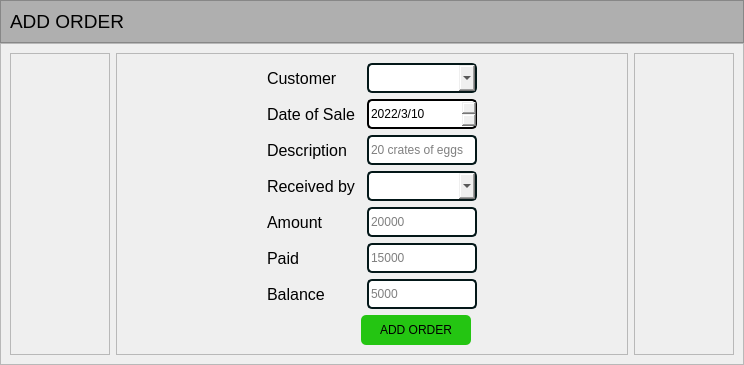
                  <widget class="QWidget" name="pageAddOrder">
                   <layout class="QVBoxLayout" name="verticalLayout_12">
                    <property name="spacing">
                     <number>0</number>
                    </property>
                    <property name="leftMargin">
                     <number>0</number>
                    </property>
                    <property name="topMargin">
                     <number>0</number>
                    </property>
                    <property name="rightMargin">
                     <number>0</number>
                    </property>
                    <property name="bottomMargin">
                     <number>0</number>
                    </property>
                    <item>
                     <widget class="QFrame" name="frame_39">
                      <property name="maximumSize">
                       <size>
                        <width>16777215</width>
                        <height>80</height>
                       </size>
                      </property>
                      <property name="styleSheet">
                       <string notr="true">background-color: rgb(175, 175, 175);</string>
                      </property>
                      <property name="frameShape">
                       <enum>QFrame::StyledPanel</enum>
                      </property>
                      <property name="frameShadow">
                       <enum>QFrame::Raised</enum>
                      </property>
                      <layout class="QVBoxLayout" name="verticalLayout_11">
                       <item>
                        <widget class="QLabel" name="label_31">
                         <property name="font">
                          <font>
                           <pointsize>14</pointsize>
                          </font>
                         </property>
                         <property name="text">
                          <string>ADD ORDER</string>
                         </property>
                        </widget>
                       </item>
                      </layout>
                     </widget>
                    </item>
                    <item>
                     <widget class="QFrame" name="frame_27">
                      <property name="frameShape">
                       <enum>QFrame::StyledPanel</enum>
                      </property>
                      <property name="frameShadow">
                       <enum>QFrame::Raised</enum>
                      </property>
                      <layout class="QHBoxLayout" name="horizontalLayout_10">
                       <item>
                        <widget class="QFrame" name="frame_36">
                         <property name="minimumSize">
                          <size>
                           <width>100</width>
                           <height>0</height>
                          </size>
                         </property>
                         <property name="maximumSize">
                          <size>
                           <width>200</width>
                           <height>16777215</height>
                          </size>
                         </property>
                         <property name="frameShape">
                          <enum>QFrame::StyledPanel</enum>
                         </property>
                         <property name="frameShadow">
                          <enum>QFrame::Raised</enum>
                         </property>
                        </widget>
                       </item>
                       <item>
                        <widget class="QFrame" name="frame_37">
                         <property name="frameShape">
                          <enum>QFrame::StyledPanel</enum>
                         </property>
                         <property name="frameShadow">
                          <enum>QFrame::Raised</enum>
                         </property>
                         <layout class="QGridLayout" name="gridLayout_2">
                          <property name="leftMargin">
                           <number>150</number>
                          </property>
                          <property name="rightMargin">
                           <number>150</number>
                          </property>
                          <item row="8" column="1" colspan="2">
                           <widget class="QPushButton" name="btn_addSale">
                            <property name="minimumSize">
                             <size>
                              <width>0</width>
                              <height>30</height>
                             </size>
                            </property>
                            <property name="maximumSize">
                             <size>
                              <width>110</width>
                              <height>16777215</height>
                             </size>
                            </property>
                            <property name="styleSheet">
                             <string notr="true">background-color: rgb(36, 197, 18);
border-radius: 5px</string>
                            </property>
                            <property name="text">
                             <string>ADD ORDER</string>
                            </property>
                           </widget>
                          </item>
                          <item row="7" column="2">
                           <widget class="QLineEdit" name="led_pageaddSale_balance">
                            <property name="minimumSize">
                             <size>
                              <width>0</width>
                              <height>30</height>
                             </size>
                            </property>
                            <property name="maximumSize">
                             <size>
                              <width>170</width>
                              <height>16777215</height>
                             </size>
                            </property>
                            <property name="styleSheet">
                             <string notr="true">border: 2px solid rgb(3, 23, 24);
border-radius: 5px</string>
                            </property>
                            <property name="placeholderText">
                             <string>5000</string>
                            </property>
                           </widget>
                          </item>
                          <item row="1" column="2">
                           <widget class="QDateEdit" name="led_pageaddSale_dateOfSale">
                            <property name="minimumSize">
                             <size>
                              <width>0</width>
                              <height>30</height>
                             </size>
                            </property>
                            <property name="maximumSize">
                             <size>
                              <width>170</width>
                              <height>16777215</height>
                             </size>
                            </property>
                            <property name="styleSheet">
                             <string notr="true">border: 2px solid black;
border-radius:5px</string>
                            </property>
                            <property name="maximumDateTime">
                             <datetime>
                              <hour>23</hour>
                              <minute>59</minute>
                              <second>59</second>
                              <year>2023</year>
                              <month>12</month>
                              <day>31</day>
                             </datetime>
                            </property>
                            <property name="minimumDateTime">
                             <datetime>
                              <hour>0</hour>
                              <minute>0</minute>
                              <second>0</second>
                              <year>2022</year>
                              <month>3</month>
                              <day>10</day>
                             </datetime>
                            </property>
                            <property name="displayFormat">
                             <string>yyyy/M/dd</string>
                            </property>
                           </widget>
                          </item>
                          <item row="2" column="0">
                           <widget class="QLabel" name="label_29">
                            <property name="font">
                             <font>
                              <pointsize>12</pointsize>
                             </font>
                            </property>
                            <property name="text">
                             <string>Description</string>
                            </property>
                           </widget>
                          </item>
                          <item row="0" column="0">
                           <widget class="QLabel" name="label_30">
                            <property name="font">
                             <font>
                              <pointsize>12</pointsize>
                             </font>
                            </property>
                            <property name="text">
                             <string>Customer</string>
                            </property>
                           </widget>
                          </item>
                          <item row="5" column="0">
                           <widget class="QLabel" name="label_21">
                            <property name="font">
                             <font>
                              <pointsize>12</pointsize>
                             </font>
                            </property>
                            <property name="text">
                             <string>Amount</string>
                            </property>
                           </widget>
                          </item>
                          <item row="5" column="2">
                           <widget class="QLineEdit" name="led_pageaddSale_amount">
                            <property name="minimumSize">
                             <size>
                              <width>0</width>
                              <height>30</height>
                             </size>
                            </property>
                            <property name="maximumSize">
                             <size>
                              <width>170</width>
                              <height>16777215</height>
                             </size>
                            </property>
                            <property name="styleSheet">
                             <string notr="true">border: 2px solid rgb(3, 23, 24);
border-radius: 5px</string>
                            </property>
                            <property name="placeholderText">
                             <string>20000</string>
                            </property>
                           </widget>
                          </item>
                          <item row="6" column="0">
                           <widget class="QLabel" name="label_24">
                            <property name="font">
                             <font>
                              <pointsize>12</pointsize>
                             </font>
                            </property>
                            <property name="text">
                             <string>Paid</string>
                            </property>
                           </widget>
                          </item>
                          <item row="6" column="2">
                           <widget class="QLineEdit" name="led_pageaddSale_paid">
                            <property name="minimumSize">
                             <size>
                              <width>0</width>
                              <height>30</height>
                             </size>
                            </property>
                            <property name="maximumSize">
                             <size>
                              <width>170</width>
                              <height>16777215</height>
                             </size>
                            </property>
                            <property name="styleSheet">
                             <string notr="true">border: 2px solid rgb(3, 23, 24);
border-radius: 5px</string>
                            </property>
                            <property name="placeholderText">
                             <string>15000</string>
                            </property>
                           </widget>
                          </item>
                          <item row="2" column="2">
                           <widget class="QLineEdit" name="led_pageaddSale_Description">
                            <property name="minimumSize">
                             <size>
                              <width>0</width>
                              <height>30</height>
                             </size>
                            </property>
                            <property name="maximumSize">
                             <size>
                              <width>170</width>
                              <height>16777215</height>
                             </size>
                            </property>
                            <property name="styleSheet">
                             <string notr="true">border: 2px solid rgb(3, 23, 24);
border-radius: 5px</string>
                            </property>
                            <property name="placeholderText">
                             <string>20 crates of eggs</string>
                            </property>
                           </widget>
                          </item>
                          <item row="7" column="0">
                           <widget class="QLabel" name="label_33">
                            <property name="font">
                             <font>
                              <pointsize>12</pointsize>
                             </font>
                            </property>
                            <property name="text">
                             <string>Balance</string>
                            </property>
                           </widget>
                          </item>
                          <item row="4" column="0" colspan="2">
                           <widget class="QLabel" name="label_23">
                            <property name="font">
                             <font>
                              <pointsize>12</pointsize>
                             </font>
                            </property>
                            <property name="text">
                             <string>Received by</string>
                            </property>
                           </widget>
                          </item>
                          <item row="1" column="0">
                           <widget class="QLabel" name="label_32">
                            <property name="font">
                             <font>
                              <pointsize>12</pointsize>
                             </font>
                            </property>
                            <property name="text">
                             <string>Date of Sale</string>
                            </property>
                           </widget>
                          </item>
                          <item row="4" column="2">
                           <widget class="QComboBox" name="combo_pageAddsale_staff">
                            <property name="minimumSize">
                             <size>
                              <width>0</width>
                              <height>30</height>
                             </size>
                            </property>
                            <property name="maximumSize">
                             <size>
                              <width>170</width>
                              <height>16777215</height>
                             </size>
                            </property>
                            <property name="styleSheet">
                             <string notr="true">border: 2px solid rgb(3, 23, 24);
border-radius: 5px</string>
                            </property>
                           </widget>
                          </item>
                          <item row="0" column="2">
                           <widget class="QComboBox" name="combo_pageAddsale_Customer">
                            <property name="minimumSize">
                             <size>
                              <width>0</width>
                              <height>30</height>
                             </size>
                            </property>
                            <property name="maximumSize">
                             <size>
                              <width>170</width>
                              <height>16777215</height>
                             </size>
                            </property>
                            <property name="styleSheet">
                             <string notr="true">border: 2px solid rgb(3, 23, 24);
border-radius: 5px</string>
                            </property>
                           </widget>
                          </item>
                         </layout>
                        </widget>
                       </item>
                       <item>
                        <widget class="QFrame" name="frame_38">
                         <property name="minimumSize">
                          <size>
                           <width>100</width>
                           <height>0</height>
                          </size>
                         </property>
                         <property name="maximumSize">
                          <size>
                           <width>200</width>
                           <height>16777215</height>
                          </size>
                         </property>
                         <property name="frameShape">
                          <enum>QFrame::StyledPanel</enum>
                         </property>
                         <property name="frameShadow">
                          <enum>QFrame::Raised</enum>
                         </property>
                        </widget>
                       </item>
                      </layout>
                     </widget>
                    </item>
                   </layout>
                  </widget>
